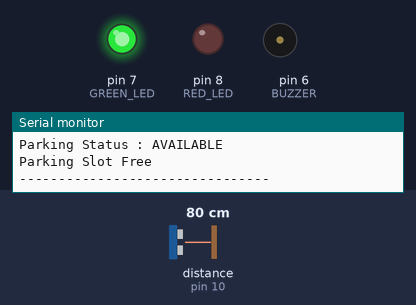
Simulated run of this sketch. Board: Arduino Uno, built with avr-gcc and run on an emulated ATmega328P. On the bench: output pins drawn as LEDs (lit = HIGH), buzzer (waves = sounding), the last lines printed to the serial monitor. Wiring (inferred from the names in the program): ultrasonic range finder: trigger pin 9; echo pin 10. The test bench sets the inputs (shaded band); at power-on: distance to the obstacle (sensor on pin 10) 80 cm. The echo pulse lasts 58.3 µs per cm; pins used as bus, display or sensor lines are not drawn.

Above: at 1.9 s.
2.0 s: distance to the obstacle (sensor on pin 10) set to 12 cm
3.5 s: distance to the obstacle (sensor on pin 10) set to 9 cm
At 5.1 s:
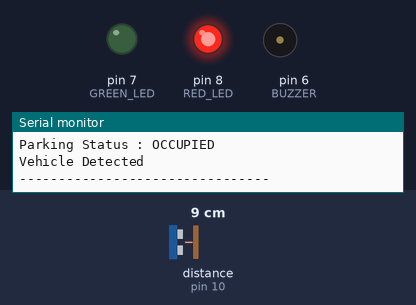
7.6 s: distance to the obstacle (sensor on pin 10) set to 18 cm
At 9.2 s:
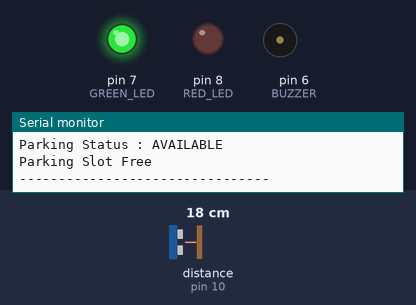
9.5 s: distance to the obstacle (sensor on pin 10) set to 2 cm
At 10.27 s:
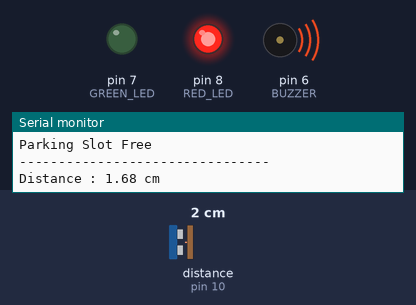
Timing chart, 0 to 14.6 s (numbered marks = the images above; inputs shaded):
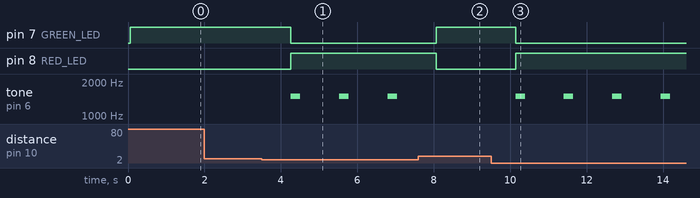

Measured:
- the behaviour switches between 11 and 10 cm on distance to the obstacle (sensor on pin 10) (found by bisection; images 0 and 1)
- after the input at 3.5 s, pin 7 (GREEN_LED): HIGH → LOW after 0.76 s; pin 8 (RED_LED): LOW → HIGH after 0.76 s; tone on pin 6 (BUZZER): alternates 1500 Hz for 0.25 s and silent for 1.0 s, starting after 0.76 s
- after the input at 7.6 s, pin 7 (GREEN_LED): LOW → HIGH after 0.46 s; pin 8 (RED_LED): HIGH → LOW after 0.46 s; tone on pin 6 (BUZZER): stays silent (without the input it goes to 1500 Hz after 0.46 s)
- after the input at 9.5 s, pin 7 (GREEN_LED): HIGH → LOW after 0.64 s; pin 8 (RED_LED): LOW → HIGH after 0.64 s; tone on pin 6 (BUZZER): alternates 1500 Hz for 0.25 s and silent for 1.0 s, starting after 0.64 s

The sketch:

smart_parking_system.ino
```cpp
/*
=========================================================
        Smart Parking System
        Day 6 - IoT Engineering Portfolio
=========================================================
*/

const int TRIG_PIN = 9;
const int ECHO_PIN = 10;

const int GREEN_LED = 7;
const int RED_LED = 8;

const int BUZZER = 6;

float distance;

// ----------------------------------------
// Measure Distance
// ----------------------------------------

float readDistance() {

  digitalWrite(TRIG_PIN, LOW);
  delayMicroseconds(2);

  digitalWrite(TRIG_PIN, HIGH);
  delayMicroseconds(10);

  digitalWrite(TRIG_PIN, LOW);

  long duration = pulseIn(ECHO_PIN, HIGH);

  float distance = duration * 0.0343 / 2;

  return distance;
}

// ----------------------------------------
// Setup
// ----------------------------------------

void setup() {

  pinMode(TRIG_PIN, OUTPUT);
  pinMode(ECHO_PIN, INPUT);

  pinMode(GREEN_LED, OUTPUT);
  pinMode(RED_LED, OUTPUT);

  pinMode(BUZZER, OUTPUT);

  Serial.begin(9600);

  Serial.println("==================================");
  Serial.println(" Smart Parking System");
  Serial.println("==================================");
}

// ----------------------------------------
// Main Loop
// ----------------------------------------

void loop() {

  distance = readDistance();

  Serial.print("Distance : ");
  Serial.print(distance);
  Serial.println(" cm");

  // ----------------------------------
  // Vehicle Detected
  // ----------------------------------

  if (distance <= 10) {

    digitalWrite(RED_LED, HIGH);
    digitalWrite(GREEN_LED, LOW);

    tone(BUZZER, 1500);
    delay(250);
    noTone(BUZZER);

    Serial.println("Parking Status : OCCUPIED");
    Serial.println("Vehicle Detected");
  }

  // ----------------------------------
  // Parking Available
  // ----------------------------------

  else {

    digitalWrite(RED_LED, LOW);
    digitalWrite(GREEN_LED, HIGH);

    noTone(BUZZER);

    Serial.println("Parking Status : AVAILABLE");
    Serial.println("Parking Slot Free");
  }

  Serial.println("--------------------------------");

  delay(1000);
}
```
